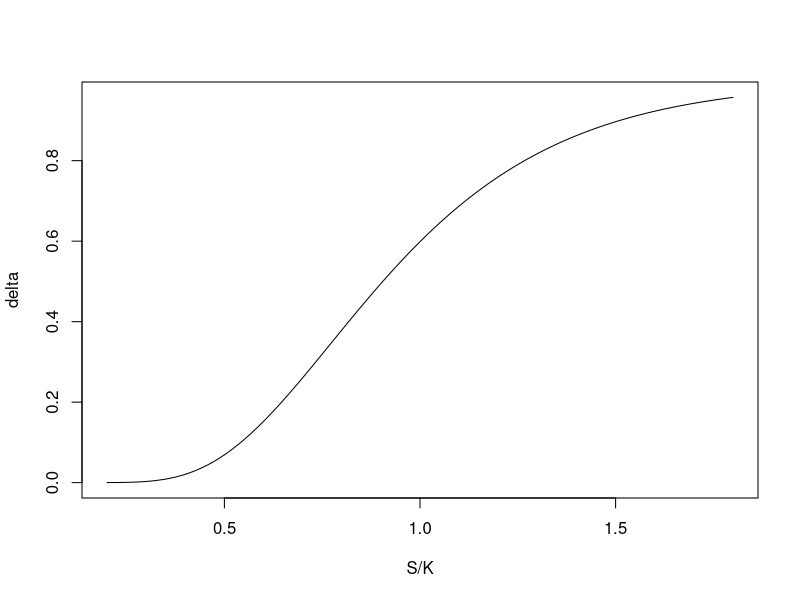
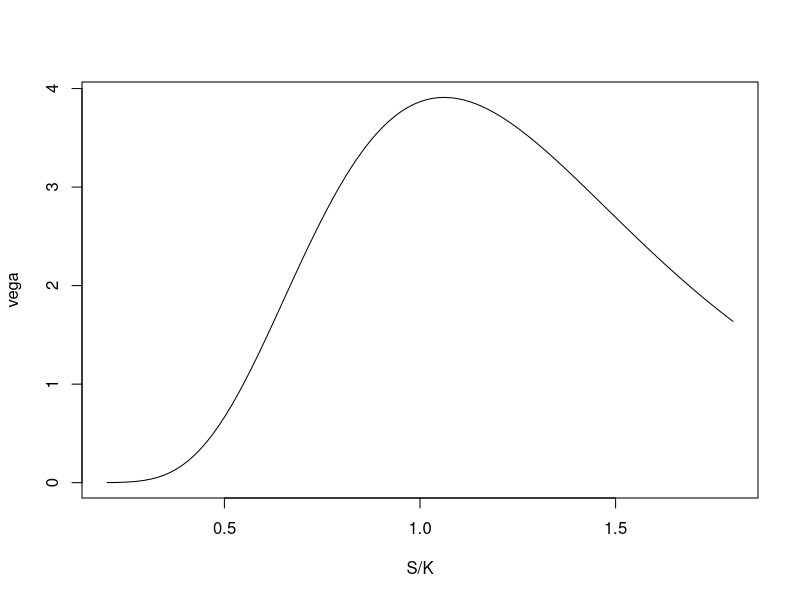
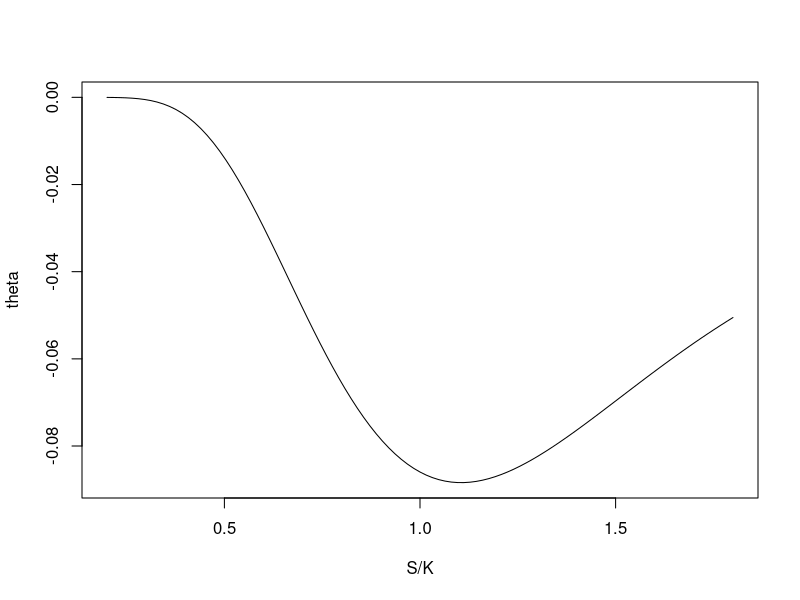
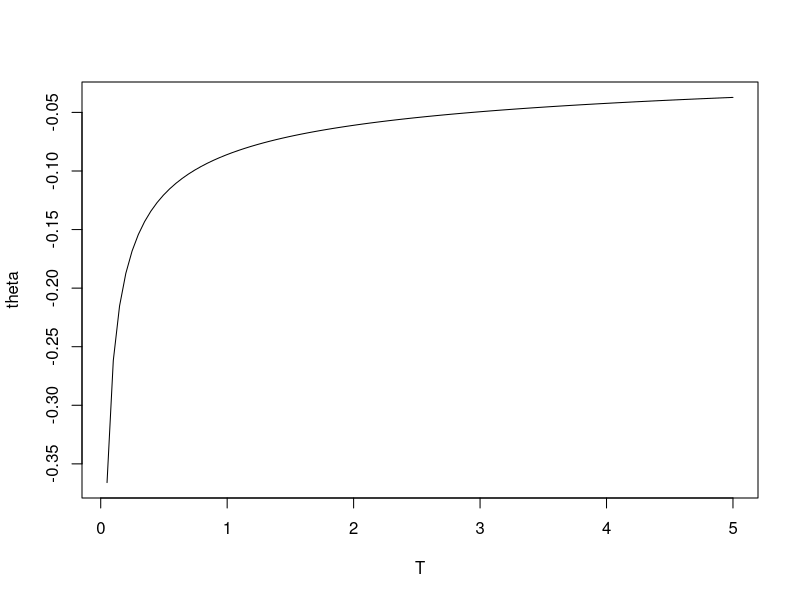
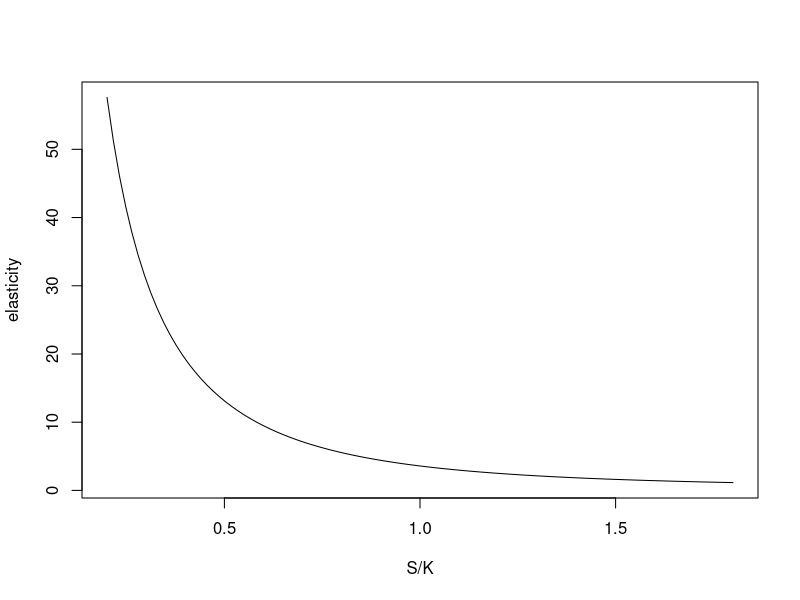

R code for these plots, in order: (Note: this script raises an error after producing the figures.)
### ECO423 Advanced Derivatives - Greeks and discrete, dynamic delta hedging

### Illustrations of Greeks
# v = volatility

# Graph of delta, non-dividend paying asset
delta = function(x,r,v,T)
{
   d = (log(x)+(r+v^2/2)*T)/v/sqrt(T)
   return(pnorm(d))
}
curve(delta(x,.02,.4,1.0), 0.2, 1.8, xlab="S/K", ylab="delta")

# Graph of vega, non-dividend paying asset
vega = function(x,K,r,v,T)
{
   d = (log(x)+(r+v^2/2)*T)/v/sqrt(T)
   
   return(x*K*dnorm(d)*sqrt(T))
}
curve(vega(x,10,.02,.4,1.0), 0.2, 1.8, xlab="S/K", ylab="vega")

# Graph of theta, non-dividend paying asset
theta = function(x,r,v,T)
{
   d = (log(x)+(r+v^2/2)*T)/v/sqrt(T)
   N2 = pnorm(d-v*sqrt(T))
   
   return(-x*dnorm(d)*v/2/sqrt(T) - r*exp(-r*T)*N2)
}
curve(theta(x,.02,.4,1.0), 0.2, 1.8, xlab="S/K", ylab="theta")
curve(theta(1.0,.02,.4,x), 0.05, 5.0, xlab="T", ylab="theta")

### Analytic versus numeric Greeks
# Analytic delta
S = 100; K = 90; r = 0.05; v = 0.4; T = 0.5
d = (log(S/K)+(r+v^2/2)*T)/v/sqrt(T)
N1 = pnorm(d); N1

# Numeric delta
N2 = pnorm(d-v*sqrt(T))
c = S*N1-K*exp(-r*T)*N2

h = 10.0 # 10 bad, 1 decent, 0.1 great
dh = (log((S+h)/K)+(r+v^2/2)*T)/v/sqrt(T)
N1h = pnorm(dh)
N2h = pnorm(dh-v*sqrt(T))
ch = (S+h)*N1h-K*exp(-r*T)*N2h

(ch-c)/h

### Option beta ~ option elasticity
# Graph of elasticity, to illustrate variation in beta
ela = function(x,r,v,T)
{
   d = (log(x)+(r+v^2/2)*T)/v/sqrt(T)
   N1 = pnorm(d)
   N2 = pnorm(d-v*sqrt(T))
   c = x*N1-exp(-r*T)*N2
   
   return(N1/c)	
}
curve(ela(x,.02,.4,1.0), 0.2, 1.8, xlab="S/K", ylab="elasticity")

   
### ------------------- Effectiveness of dynamic hedging -------------------
BSM = function(S,K,r,sigma,T) {
   d = (log(S/K)+(r+sigma^2/2)*T)/sqrt(T)/sigma
   return(S*pnorm(d) - K*exp(-r*T)*pnorm(d-sqrt(T)*sigma))
}

# Parameter values from Hull's example in Section 19.1 (11e)
S0 = 49; K = 50; r = 0.05; sigma = 0.2; mu = 0.13

cost = function(weeks, M, N) {
   # 'weeks' to expiration, 'M' periods, 'N' paths
   T = weeks/52; dt = T/M
   date = dt*c(0:M) # M+1 dates 0, dt, 2*dt, ..., M*dt = T
   
   dW = matrix(rnorm(M*N, sd = sqrt(dt)), ncol = M)
   W = cbind(0,t(apply(dW, 1, cumsum))) # Must transpose apply (cf 'Value' in documentation)
   S = matrix(-1, nrow = N, ncol = M+1) # Initialize to -1, for easy error checking
   for(n in 1:N)
      S[n,] = S0*exp((mu-sigma^2/2)*date + sigma*W[n,]) # Compute price path n
   Delta = matrix(rep(-1, N*(M+1)), nrow = N) # Initialize to -1 as above
   for(n in 1:N) {
      Delta[n,] = delta(S[n,]/K,r,sigma,T-date) # Compute delta path n
   }
   
   # Store cost across all dates and states, in case I want to e.g. graph paths (which 
   # I don't do in this particular implementation; not a memory efficient approach)
   cost = matrix(rep(-1, N*(M+1)), nrow = N)
   cost[,1] = Delta[,1]*S[,1]
   for(m in 2:(M+1)) {
      cost[,m] = (Delta[,m]-Delta[,m-1])*S[,m] + cost[,m-1]*exp(r*dt)
   }
   
   # Reduce cost by receipt of strike price if ITM
   for(n in 1:N) {
      if(S[n,M+1] > K)
         cost[n,M+1] = cost[n,M+1] - K
   }
   
   cost.avg = exp(-r*T)*mean(cost[,M+1])
   cost.sd = exp(-r*T)*sd(cost[,M+1])
   
   bsm.ce.value = BSM(S0,K,r,sigma,T)
   
   return(c(bsm.ce.value, cost.avg, cost.sd/bsm.T.value))
}

# 20 weeks to expiration, as in Hull's example
set.seed(1)
res5 = cost(20,4,1000000)
res4 = cost(20,5,1000000)
res2 = cost(20,10,1000000)
res1 = cost(20,20,1000000)
res05 = cost(20,40,1000000)
res025 = cost(20,80,1000000)

res5 # etc to report results